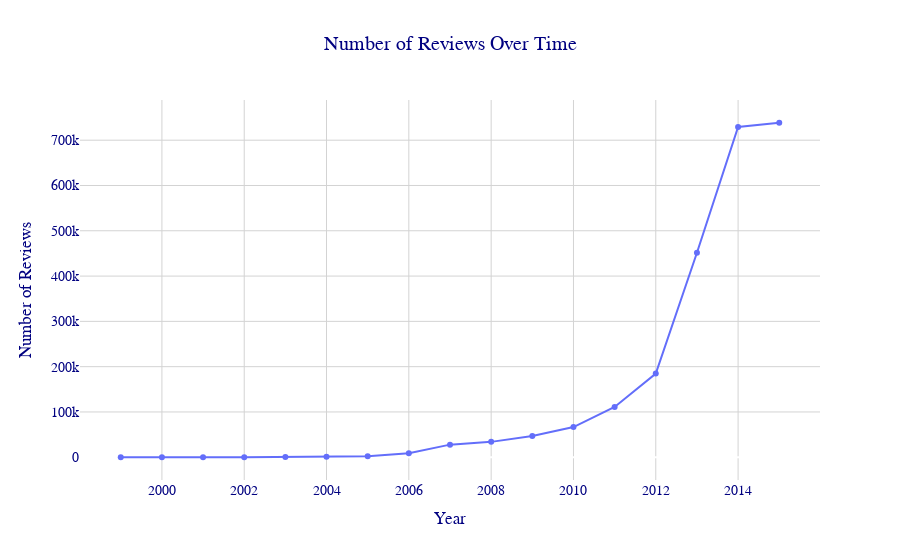

Notebook cell for this chart:
### Code cell
df.review_date.apply(lambda x: x.year).value_counts()

fig = px.line(
    df.review_date.apply(lambda x: x.year).value_counts(), 
    title='Number of Reviews Over Time')

fig.update_traces(mode='markers+lines')

fig.update_xaxes(title='Year',
    gridcolor='lightgray',
                 showgrid=True, 
                 gridwidth=1)

fig.update_yaxes(title='Number of Reviews',
    gridcolor='lightgray',
                 showgrid=True, 
                 gridwidth=1)

fig.update_layout(paper_bgcolor='rgba(0,0,0,0)',
                  plot_bgcolor='rgba(0,0,0,0)',
                  title_font_size=20,
                  showlegend=False,
                  hoverlabel=dict(
                      bgcolor='ivory',
                      font_size=16,
                      font_family='Rockwell'),
                  font=dict(family='Rockwell', 
                            color='navy',
                            size=14), 
                  title_x=0.5)

fig.show()

### Figure 1 — Plotly figure (JSON) as saved in the notebook; plotly's stock layout.template omitted (floating-point values rounded to 4 significant figures)
{"data": [{"hovertemplate": "variable=review_date<br>index=%{x}<br>value=%{y}<extra></extra>", "legendgroup": "review_date", "line": {"color": "#636efa", "dash": "solid"}, "marker": {"symbol": "circle"}, "mode": "markers+lines", "name": "review_date", "orientation": "v", "showlegend": true, "type": "scatter", "x": [2015, 2014, 2013, 2012, 2011, 2010, 2009, 2008, 2007, 2006, 2005, 2004, 2003, 2002, 2001, 1999, 2000], "xaxis": "x", "y": [738513, 729225, 451455, 184766, 111141, 66718, 46722, 33960, 27870, 8655, 1947, 1030, 372, 54, 25, 4, 1], "yaxis": "y"}], "layout": {"font": {"color": "navy", "family": "Rockwell", "size": 14}, "hoverlabel": {"bgcolor": "ivory", "font": {"family": "Rockwell", "size": 16}}, "legend": {"title": {"text": "variable"}, "tracegroupgap": 0}, "paper_bgcolor": "rgba(0,0,0,0)", "plot_bgcolor": "rgba(0,0,0,0)", "showlegend": false, "title": {"font": {"size": 20}, "text": "Number of Reviews Over Time", "x": 0.5}, "xaxis": {"anchor": "y", "domain": [0, 1], "gridcolor": "lightgray", "gridwidth": 1, "showgrid": true, "title": {"text": "Year"}}, "yaxis": {"anchor": "x", "domain": [0, 1], "gridcolor": "lightgray", "gridwidth": 1, "showgrid": true, "title": {"text": "Number of Reviews"}}}}
